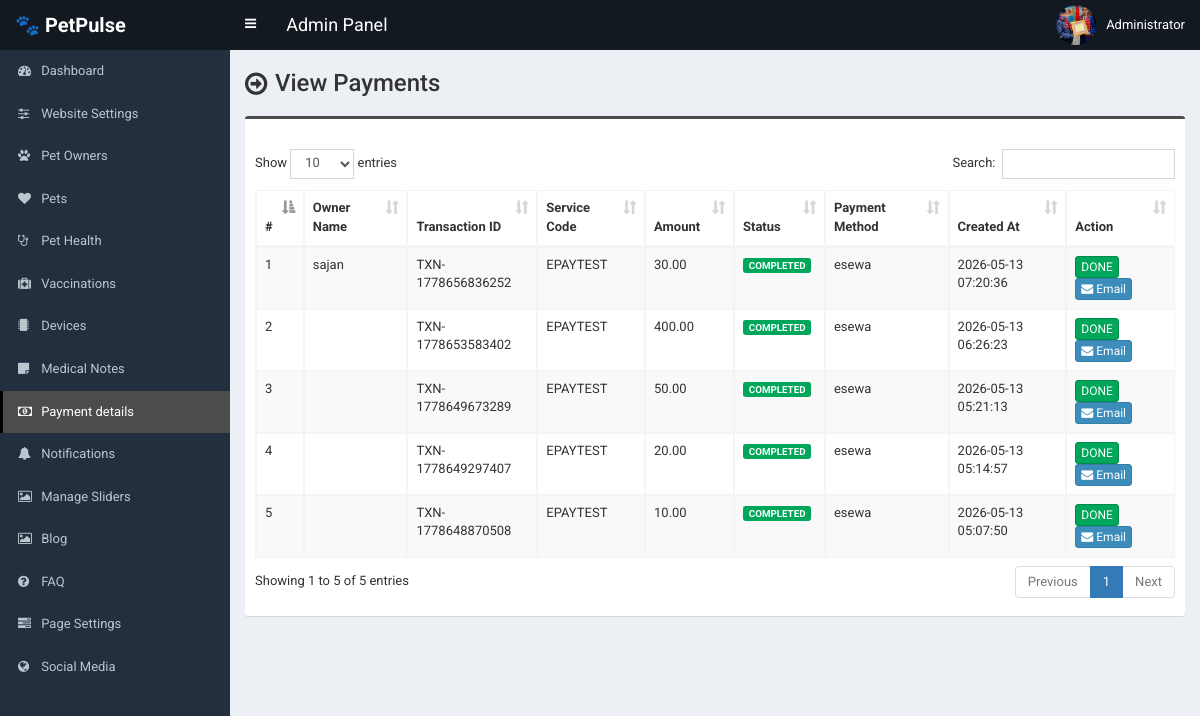
/admin/payment.php (signed in), run on an earlier commit of the app's database.
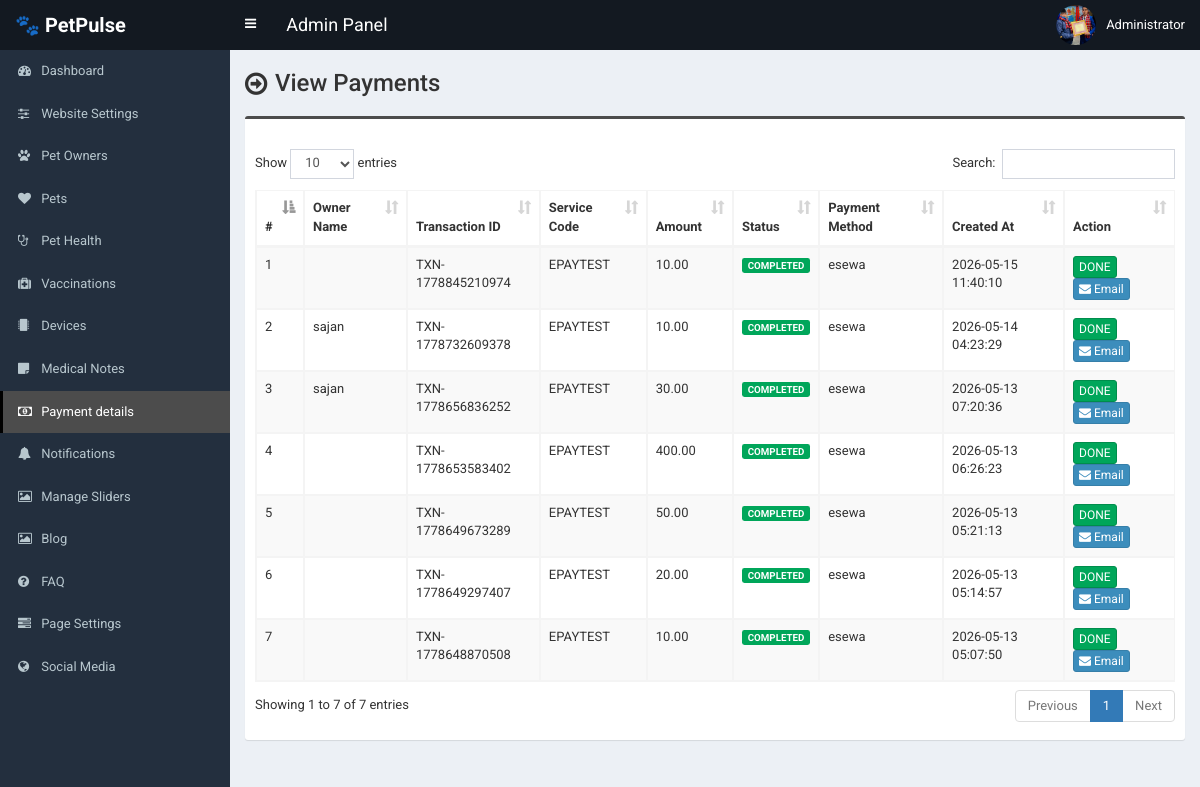
And on a later commit of the database.
### tables this page shows
CREATE TABLE IF NOT EXISTS `payment` (
  `payment_id` int NOT NULL AUTO_INCREMENT,
  `owner_id` int NOT NULL,
  `transaction_uuid` varchar(120) NOT NULL,
  `product_code` varchar(50) NOT NULL DEFAULT 'EPAYTEST',
  `amount` decimal(10,2) NOT NULL,
  `tax_amount` decimal(10,2) DEFAULT '0.00',
  `product_service_charge` decimal(10,2) DEFAULT '0.00',
  `product_delivery_charge` decimal(10,2) DEFAULT '0.00',
  `total_amount` decimal(10,2) NOT NULL,
  `status` varchar(20) DEFAULT 'PENDING',
  `ref_id` varchar(100) DEFAULT NULL,
  `payment_method` varchar(20) DEFAULT 'esewa',
  `signature` text,
  `created_at` timestamp NULL DEFAULT CURRENT_TIMESTAMP,
  `updated_at` timestamp NULL DEFAULT NULL,
  PRIMARY KEY (`payment_id`),
  UNIQUE KEY `transaction_uuid` (`transaction_uuid`)
);

CREATE TABLE IF NOT EXISTS `tbl_owner` (
  `owner_id` int NOT NULL AUTO_INCREMENT,
  `owner_name` varchar(100) NOT NULL,
  `owner_phone` varchar(20) NOT NULL,
  `owner_email` varchar(100) DEFAULT NULL,
  `password` varchar(255) NOT NULL,
  `owner_address` text,
  `owner_area` varchar(100) DEFAULT NULL,
  `owner_location` varchar(150) DEFAULT NULL,
  `owner_photo` varchar(200) DEFAULT NULL,
  `no_of_pets` int DEFAULT '0',
  `is_active` tinyint(1) DEFAULT '1',
  `created_at` timestamp NULL DEFAULT CURRENT_TIMESTAMP,
  `reset_token` varchar(255) DEFAULT NULL,
  `token_expires` datetime DEFAULT NULL,
  PRIMARY KEY (`owner_id`)
);

### admin/payment.php (the view, shortened to what this page needs)
<?php require_once('header.php'); ?>
<section class="content-header">
	<div class="content-header-left">
		<h1>View Payments</h1>
	</div>
</section>
<section class="content">
	<div class="row">
		<div class="col-md-12">
			<div class="box box-info">
				<div class="box-body table-responsive">
					<table id="example1" class="table table-bordered table-hover table-striped">
						<thead>
							<tr>
								<th>#</th>
								<th>Owner Name</th>
								<th>Transaction ID</th>
								<th>Service Code</th>
								<th>Amount</th>
								<th>Status</th>
								<th>Payment Method</th>
								<th>Created At</th>
								<th>Action</th>
							</tr>
						</thead>
						<tbody>
							<?php
							$i = 0;
							$statement = $pdo->prepare("
								SELECT
									p.*,
									o.owner_name,
									o.owner_email
								FROM payment p
								LEFT JOIN tbl_owner o ON p.owner_id = o.owner_id
								ORDER BY p.payment_id DESC
							");
							$statement->execute();
							$result = $statement->fetchAll(PDO::FETCH_ASSOC);
							foreach ($result as $row) {
								$i++;
								?>
								<tr>
									<td><?php echo $i; ?></td>
									<td><?php echo $row['owner_name']; ?></td>
									<td><?php echo $row['transaction_uuid']; ?></td>
									<td><?php echo $row['product_code']; ?></td>
									<td><?php echo $row['amount']; ?></td>
									<td>
										<?php if($row['status'] == 'COMPLETED'){ ?>
											<span class="label label-success">COMPLETED</span>
										<?php } else { ?>
											<span class="label label-warning"><?php echo $row['status']; ?></span>
										<?php } ?>
									</td>
									<td><?php echo $row['payment_method']; ?></td>
									<td><?php echo $row['created_at']; ?></td>
									<td>
	<?php if($row['status'] != 'COMPLETED'){ ?>
		<a href="payment-approve.php?id=<?php echo $row['payment_id']; ?>"
		   class="btn btn-success btn-xs"
		   style="margin-right:5px;"
		   onclick="return confirm('Approve this payment?');">
			<i class="fa fa-check"></i> Approve
		</a>
	<?php } else { ?>
		<span class="btn btn-success btn-xs" style="margin-right:5px;">DONE</span>
	<?php } ?>
	<button
		class="btn btn-primary btn-xs"
		data-toggle="modal"
		data-target="#emailModal<?php echo $row['payment_id']; ?>">
		<i class="fa fa-envelope"></i> Email
	</button>
</td>
								</tr>
								<?php
							}
							?>
						</tbody>
					</table>
				</div>
			</div>
		</div>
	</div>
</section>
<?php require_once('footer.php'); ?>

What changed in the data, as far as the page shows it:
added payment: transaction_uuid "TXN-1778845210974", product_code "EPAYTEST", amount "10.00", status "COMPLETED", payment_method "esewa", created_at "2026-05-15 11:40:10"
added payment: owner.owner_name "sajan", transaction_uuid "TXN-1778732609378", product_code "EPAYTEST", amount "10.00", status "COMPLETED", payment_method "esewa", created_at "2026-05-14 04:23:29"
Also different on the page:
text written by a page script: "Show entries Search: Showing 1 to 5 of 5 entries Previous 1 Next" → "Show entries Search: Showing 1 to 7 of 7 entries Previous 1 Next"
